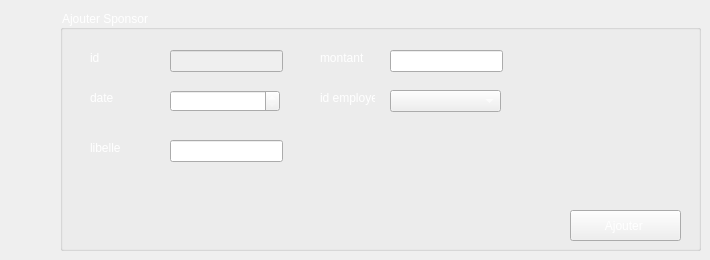
     <widget class="QWidget" name="Ajout">
      <attribute name="title">
       <string>Ajout</string>
      </attribute>
      <widget class="QGroupBox" name="groupBox">
       <property name="geometry">
        <rect>
         <x>60</x>
         <y>10</y>
         <width>641</width>
         <height>241</height>
        </rect>
       </property>
       <property name="styleSheet">
        <string notr="true">font: 75 12pt &quot;Adobe Gothic Std B&quot;;
color: rgb(255, 255, 255);</string>
       </property>
       <property name="title">
        <string>Ajouter Sponsor</string>
       </property>
       <widget class="QPushButton" name="pushButton_ajoutRevenue">
        <property name="geometry">
         <rect>
          <x>510</x>
          <y>200</y>
          <width>111</width>
          <height>31</height>
         </rect>
        </property>
        <property name="styleSheet">
         <string notr="true">font: 14pt &quot;MV Boli&quot;;
</string>
        </property>
        <property name="text">
         <string>Ajouter </string>
        </property>
       </widget>
       <widget class="QLineEdit" name="le_id_r_ajout">
        <property name="enabled">
         <bool>false</bool>
        </property>
        <property name="geometry">
         <rect>
          <x>110</x>
          <y>40</y>
          <width>113</width>
          <height>22</height>
         </rect>
        </property>
       </widget>
       <widget class="QLineEdit" name="le_libelle_r_ajout">
        <property name="geometry">
         <rect>
          <x>110</x>
          <y>130</y>
          <width>113</width>
          <height>22</height>
         </rect>
        </property>
       </widget>
       <widget class="QLineEdit" name="le_montant_r_ajout">
        <property name="geometry">
         <rect>
          <x>330</x>
          <y>40</y>
          <width>113</width>
          <height>22</height>
         </rect>
        </property>
       </widget>
       <widget class="QComboBox" name="cb_r_emp_ajout">
        <property name="geometry">
         <rect>
          <x>330</x>
          <y>80</y>
          <width>111</width>
          <height>22</height>
         </rect>
        </property>
       </widget>
       <widget class="QLabel" name="label">
        <property name="geometry">
         <rect>
          <x>30</x>
          <y>40</y>
          <width>55</width>
          <height>16</height>
         </rect>
        </property>
        <property name="text">
         <string>id</string>
        </property>
       </widget>
       <widget class="QLabel" name="label_2">
        <property name="geometry">
         <rect>
          <x>30</x>
          <y>80</y>
          <width>55</width>
          <height>16</height>
         </rect>
        </property>
        <property name="text">
         <string>date</string>
        </property>
       </widget>
       <widget class="QLabel" name="label_3">
        <property name="geometry">
         <rect>
          <x>30</x>
          <y>130</y>
          <width>55</width>
          <height>16</height>
         </rect>
        </property>
        <property name="text">
         <string>libelle</string>
        </property>
       </widget>
       <widget class="QLabel" name="label_4">
        <property name="geometry">
         <rect>
          <x>260</x>
          <y>40</y>
          <width>55</width>
          <height>16</height>
         </rect>
        </property>
        <property name="text">
         <string>montant</string>
        </property>
       </widget>
       <widget class="QLabel" name="label_5">
        <property name="geometry">
         <rect>
          <x>260</x>
          <y>80</y>
          <width>55</width>
          <height>16</height>
         </rect>
        </property>
        <property name="text">
         <string>id employe</string>
        </property>
       </widget>
       <widget class="QDateEdit" name="de_date_r_ajout">
        <property name="geometry">
         <rect>
          <x>110</x>
          <y>80</y>
          <width>110</width>
          <height>22</height>
         </rect>
        </property>
       </widget>
      </widget>
     </widget>
